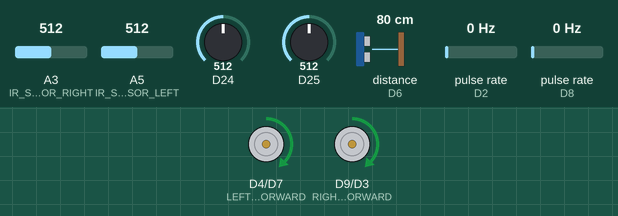
Simulated run of this sketch. Board: Arduino Uno R4 WiFi. On the bench: motor-driver pin pairs drawn as motors (green arrow = first pin HIGH = forward, orange = second pin HIGH = backward, longer = more drive, scaled by the enable pin). Wiring (inferred from the names in the program): ultrasonic range finder: trigger D5; echo D6; 2 × pulse sensor: data D2 / data D8. The test bench sets the inputs (shaded band); at power-on: A3 (IR_SENSOR_RIGHT) = 512, A5 (IR_SENSOR_LEFT) = 512, distance to the obstacle (sensor on D6) 80 cm, D24 = 512, D25 = 512, pulse rate (sensors on D2, D8) 0 Hz. The echo pulse lasts 58.3 µs per cm; what the sketch prints to the serial monitor is not drawn.

Above: at 1.2 s.
1.3 s: A3 (IR_SENSOR_RIGHT) set to 485
At 1.61 s:
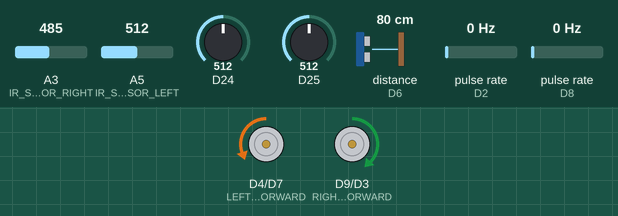
4.3 s: A5 (IR_SENSOR_LEFT) set to 483
At 5.5 s:
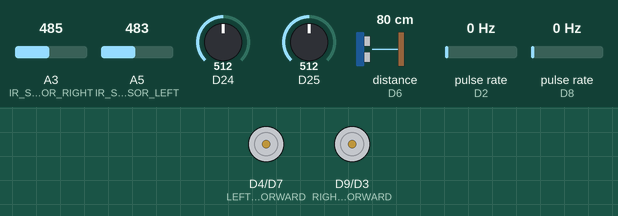
5.8 s: distance to the obstacle (sensor on D6) set to 18 cm
7.3 s: distance to the obstacle (sensor on D6) set to 14 cm
8.8 s: distance to the obstacle (sensor on D6) set to 2 cm
Timing chart, 0 to 11.8 s (numbered marks = the images above; inputs shaded):
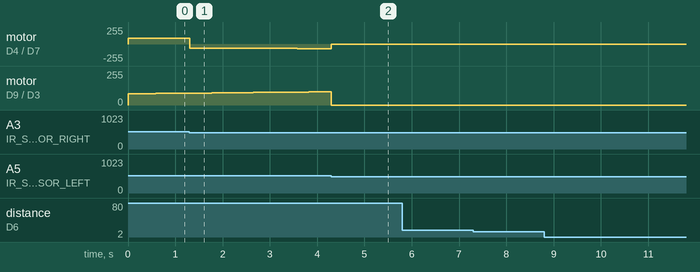

The sketch:

Buggy_Code.ino
```cpp
#include "config.h"
#include "motors.h"
#include "ultrasonic.h"
#include "wheelencoders.h"
#include "PIDcontroller.h"
#include "secrets.h"
#include <WiFiS3.h>
#include <PID_v1.h>

#define PI 3.14159


// Define IR sensor threshold
const int THRESHOLD = 500;
extern bool isMoving; // Flag to indicate if the buggy is moving

// Define ultrasonic sensor parameters
const unsigned long ULTRASONIC_INTERVAL = 100;  // Interval for ultrasonic readings (ms)
const int STOP_DISTANCE = 20;                   // Distance in cm at which the buggy should stop

// Ultrasonic Sensor
UltrasonicSensor ultrasonic(ULTRA_SONIC_TRIG, ULTRA_SONIC_ECHO);

unsigned long lastUltrasonicTime = 0;
bool objectDetected = false;

PIDController followPID(0.02, 0.5, 0.2); // Distance following PID
PIDController speedPID(0.5, 0.02, 0.2); // Speed control PID


WiFiServer server(5200);


void setup() {
  Serial.begin(115200);

  /*WiFi.beginAP(ssid, pass);
  IPAddress ip = WiFi.localIP();
  Serial.print("IP Address: ");
  Serial.println(ip);
  server.begin();*/


  // Initialize IR sensor pins
  pinMode(IR_SENSOR_LEFT, INPUT);
  pinMode(IR_SENSOR_RIGHT, INPUT);

  // Initialize motor control pins
  pinMode(LEFT_MOTOR_FORWARD, OUTPUT);
  pinMode(LEFT_MOTOR_BACKWARD, OUTPUT);
  pinMode(LEFT_MOTOR_SPEED, OUTPUT);
  pinMode(RIGHT_MOTOR_FORWARD, OUTPUT);
  pinMode(RIGHT_MOTOR_BACKWARD, OUTPUT);
  pinMode(RIGHT_MOTOR_SPEED, OUTPUT);

  pinMode(ENCODER_LEFT, INPUT);
  pinMode(ENCODER_RIGHT, INPUT);


  attachInterrupt(digitalPinToInterrupt(ULTRA_SONIC_ECHO), UltrasonicSensor::ISR_Echo, CHANGE);

  attachInterrupt(digitalPinToInterrupt(ENCODER_LEFT), lCount, CHANGE);
  attachInterrupt(digitalPinToInterrupt(ENCODER_RIGHT), rCount, CHANGE);

  // Ensure motors start stopped
  stopMotors();
}

void loop() {
  WiFiClient client = server.available();

  //check if connected client has data to send
  if (client.connected() && client.available() >= 1) {
    String command = client.readStringUntil('\n');
    command.trim(); // Remove whitespace and newline characters
    handleCommand(command, client);
  }

  Serial.println("Handling motor logic...");
  handleMotorLogic();
  handleUltrasonicSensor();

  float lDistance = (lTicks * wheelCircumference) / 8.0;
  float rDistance = (rTicks * wheelCircumference) / 8.0;
  float mDistance = (lDistance + rDistance) / 2.0;

  Serial.print("Left: ");
  Serial.print(lTicks);
  Serial.print(" Right: ");
  Serial.println(rTicks);

  Serial.print("Left Motor: "); Serial.print(analogRead(LEFT_MOTOR_SPEED));
  Serial.print(" Right Motor: "); Serial.println(analogRead(RIGHT_MOTOR_SPEED));

  Serial.print("Moving: ");
  Serial.println(isMoving);

}


// Function to handle ultrasonic sensor logic
void handleUltrasonicSensor() {
    unsigned long currentTime = millis();

    if (currentTime - lastUltrasonicTime >= ULTRASONIC_INTERVAL) {
        lastUltrasonicTime = currentTime;
        ultrasonic.trigger();
        unsigned long distance = ultrasonic.getDistance();

        if (distance > 0 && distance <= STOP_DISTANCE) {
            objectDetected = true;
            Serial.println("Obstacle detected! Slowing down...");
            double newSpeed = followPID.compute(distance, 15); // Target: 15cm
            setMotorSpeed(newSpeed, newSpeed);  // Reduce speed
        } else {
            objectDetected = false;
        }
    }
}


// function to take a string sent from processing and make the buggy react
void handleCommand(String command, WiFiClient client) {

  if (command.equals("START")) {
    isMoving = true;
    moveForward(150);  // Start moving
  }

    //Serial.println("Buggy starting...");


  else if (command.equals("STOP")) {
    isMoving = false;
    stopMotors();
    server.print("DISTANCE TRAVELLED,");
    server.println(mDistance);
    //mDistance = 0;
    while(true){
      String command2;
      if (client.connected() && client.available()) {
        command2 = client.readStringUntil('\n');
      }
      if (command2.equals("START")){
        isMoving = true;
        break;
      }
    }
    //Serial.println("Buggy stopping...");
  }
  /*else if (command.equals("SPEED1")){

  }
  else if (command.equals("SPEED2")){

  }
  else if (command.equals("SPEED3")){
    going = true;
    stopped = false;
    moveForward(150);  // Start moving
  }*/

}
```

Camera_Functions.ino
```cpp

```

PIDcontroller.cpp
```cpp
#include "PIDcontroller.h"
#include <Arduino.h>

PIDController::PIDController(double kp, double ki, double kd)
    : kp(kp), ki(ki), kd(kd), prevError(0), integral(0), prevTime(millis()) {}


double PIDController::compute(double input, double setpoint) {
  Serial.println("Compute is called");
    unsigned long currentTime = millis();
    double elapsedTime = (currentTime - prevTime) / 1000.0; // Convert ms to sec

    if (elapsedTime == 0) {
        Serial.println("ERROR: elapsedTime is 0 in PID compute!");
        return 0;
    }

    double error = setpoint - input;
    integral += error * elapsedTime;
    double derivative = (error - prevError) / elapsedTime;

    double output = (kp * error) + (ki * integral) + (kd * derivative);

    Serial.print("PID Output: ");
    Serial.println(output);
    Serial.println(error);
    Serial.println(integral);
    Serial.println(derivative);

    prevError = error;
    prevTime = currentTime;

    return constrain(output, 0, 255);
}

void PIDController::setTunings(double kp, double ki, double kd) {
    this->kp = kp;
    this->ki = ki;
    this->kd = kd;
}

void PIDController::reset() {
    prevError = 0;
    integral = 0;
}
```

PIDcontroller.h
```cpp
#ifndef PIDCONTROLLER_H
#define PIDCONTROLLER_H

class PIDController {
public:
    PIDController(double kp, double ki, double kd);
    double compute(double input, double setpoint);
    double computeFollowPID(double inp);
    void setTunings(double kp, double ki, double kd);
    void reset();

private:
    double kp, ki, kd;
    double prevError;
    double integral;
    unsigned long prevTime;
};

#endif
```

motors.cpp
```cpp
#include "motors.h"
#include "ultrasonic.h"
#include "config.h"
#include "wheelencoders.h"
#include <Arduino.h>

// Define IR sensor threshold
const int THRESHOLD = 500;
bool isMoving = false; // Flag to indicate if the buggy is moving

void moveForward(double speed) {
  digitalWrite(LEFT_MOTOR_FORWARD, HIGH);
  digitalWrite(LEFT_MOTOR_BACKWARD, LOW);
  digitalWrite(RIGHT_MOTOR_FORWARD, HIGH);
  digitalWrite(RIGHT_MOTOR_BACKWARD, LOW);
  setMotorSpeed(speed, speed);
}

void moveBackward(double speed) {
  digitalWrite(LEFT_MOTOR_FORWARD, LOW);
  digitalWrite(LEFT_MOTOR_BACKWARD, HIGH);
  digitalWrite(RIGHT_MOTOR_FORWARD, LOW);
  digitalWrite(RIGHT_MOTOR_BACKWARD, HIGH);
  setMotorSpeed(speed, speed);
}

void turnRight(double speed) {
  digitalWrite(LEFT_MOTOR_FORWARD, HIGH);
  digitalWrite(LEFT_MOTOR_BACKWARD, LOW);
  digitalWrite(RIGHT_MOTOR_FORWARD, LOW);
  digitalWrite(RIGHT_MOTOR_BACKWARD, HIGH);
  setMotorSpeed(speed, speed * 0.7);  // Reduce right motor speed
}

void turnLeft(double speed) {
  digitalWrite(LEFT_MOTOR_FORWARD, LOW);
  digitalWrite(LEFT_MOTOR_BACKWARD, HIGH);
  digitalWrite(RIGHT_MOTOR_FORWARD, HIGH);
  digitalWrite(RIGHT_MOTOR_BACKWARD, LOW);
  setMotorSpeed(speed * 0.7, speed);  // Reduce left motor speed
}

void stopMotors(){
  digitalWrite(LEFT_MOTOR_FORWARD, LOW);
  digitalWrite(RIGHT_MOTOR_FORWARD, LOW);
  digitalWrite(LEFT_MOTOR_BACKWARD, LOW);
  digitalWrite(RIGHT_MOTOR_BACKWARD, LOW);
  analogWrite(LEFT_MOTOR_SPEED, 0);
  analogWrite(RIGHT_MOTOR_SPEED, 0);
}


// Function to handle IR sensor-based movement
/*void handleMotorLogic() {
    int leftIR = analogRead(IR_SENSOR_LEFT);
    int rightIR = analogRead(IR_SENSOR_RIGHT);

    bool leftDetected = leftIR > THRESHOLD;
    bool rightDetected = rightIR > THRESHOLD;

    double targetSpeed = 150;  // Base speed
    double actualSpeed = calculateSpeed();  // Get current speed from encoders
    double newSpeed = speedPID.compute(actualSpeed, targetSpeed);  // Adjust using PID

    Serial.print("Left IR: "); Serial.print(leftIR);
    Serial.print(" Right IR: "); Serial.println(rightIR);

    if (leftDetected && rightDetected) {
        Serial.println("Moving forward");
        moveForward(newSpeed);
    } else if (leftDetected) {
        Serial.println("Turning left");
        turnLeft(newSpeed);
    } else if (rightDetected) {
        Serial.println("Turning right");
        turnRight(newSpeed);
    } else {
        Serial.println("Stopping");
        stopMotors();
    }
}*/

void handleMotorLogic() {
  Serial.println("handle motor logic is called");
    int leftIR = analogRead(IR_SENSOR_LEFT);
    int rightIR = analogRead(IR_SENSOR_RIGHT);

    bool leftDetected = leftIR > THRESHOLD;
    bool rightDetected = rightIR > THRESHOLD;

    double targetSpeed = 170;  // Base target speed
    double actualSpeed = calculateSpeed();  // Get current speed from encoders
    double newSpeed = speedPID.compute(actualSpeed, targetSpeed);  // Adjust speed

    if (leftDetected && rightDetected) {
        moveForward(newSpeed);
        isMoving = true;
    } else if (leftDetected) {
        turnLeft(newSpeed);
    } else if (rightDetected) {
        turnRight(newSpeed);
    } else {
        stopMotors();
        isMoving = false;
    }
}

double calculateSpeed() {
  Serial.println("calculate speed gets called");
    static unsigned long lastTime = millis();
    static double lastDistance = 0;

    unsigned long currentTime = millis();
    double deltaTime = (currentTime - lastTime) / 1000.0; // Convert to seconds

    if (deltaTime == 0) {
        Serial.println("ERROR: deltaTime is 0! Avoiding division by zero.");
        return 0;
    }

    double distanceTraveled = (((rTicks + lTicks) / 2)) * PI * 5; // cm

    double speed = (distanceTraveled - lastDistance) / deltaTime; // cm/s

    Serial.print("Delta Time: "); Serial.println(deltaTime);
    Serial.print("Distance Traveled: "); Serial.println(distanceTraveled);
    Serial.print("Speed: "); Serial.println(speed);

    lastTime = currentTime;
    lastDistance = distanceTraveled;

    return speed;
}


void setMotorSpeed(double leftSpeed, double rightSpeed) {
  Serial.println("set motor speed is called");
    if (isnan(leftSpeed) || isnan(rightSpeed)) {
        Serial.println("ERROR: NaN detected in motor speeds! Fixing...");
        leftSpeed = 0;
        rightSpeed = 0;
    }

    leftSpeed = constrain(leftSpeed, 0, 255);
    rightSpeed = constrain(rightSpeed, 0, 255);

    Serial.print("Setting motor speeds - Left: ");
    Serial.print(leftSpeed);
    Serial.print(", Right: ");
    Serial.println(rightSpeed);

    analogWrite(LEFT_MOTOR_SPEED, leftSpeed);
    analogWrite(RIGHT_MOTOR_SPEED, rightSpeed);
}

/*
void setMotorSpeed(double leftSpeed, double rightSpeed) {
  leftSpeed = constrain(leftSpeed, 0, 255);  // Ensure within motor range
  rightSpeed = constrain(rightSpeed, 0, 255);

  analogWrite(LEFT_MOTOR_SPEED, leftSpeed);
  analogWrite(RIGHT_MOTOR_SPEED, rightSpeed);
}
*/
```

motors.h
```cpp
#ifndef MOTORS_H
#define MOTORS_H

#include <Arduino.h>
#include "PIDcontroller.h"  // Ensure this is included

extern PIDController speedPID;  // Declare speedPID from main.cpp
extern int revcountleft, revcountright;  // Declare encoder counts

void moveForward(double speed);
void moveBackward(double speed);
void turnRight(double speed);
void turnLeft(double speed);
void stopMotors();
void handleMotorLogic();
double calculateSpeed();
void setMotorSpeed(double leftSpeed, double rightSpeed);

#endif
```

secrets.h
```cpp
//secrets.h header file
char ssid[] = "BuggyTeamZ10";
char pass[] = "123456789";
```

ultrasonic.cpp
```cpp
#include "ultrasonic.h"

UltrasonicSensor* UltrasonicSensor::instance = nullptr; // Initialize static instance pointer

UltrasonicSensor::UltrasonicSensor(uint8_t trigPin, uint8_t echoPin)
    : trigPin(trigPin), echoPin(echoPin), startTime(0), echoDuration(0) {
    pinMode(trigPin, OUTPUT);
    pinMode(echoPin, INPUT);

    instance = this; // Set the static instance to this object

    attachInterrupt(digitalPinToInterrupt(echoPin), ISR_Echo, CHANGE);
}

void UltrasonicSensor::trigger() {
    digitalWrite(trigPin, LOW);
    delayMicroseconds(2);
    digitalWrite(trigPin, HIGH);
    delayMicroseconds(10);
    digitalWrite(trigPin, LOW);
}

void UltrasonicSensor::ISR_Echo() {
    if (instance) { // Ensure instance exists
        if (digitalRead(instance->echoPin) == HIGH) {
            instance->startTime = micros();
        } else {
            instance->echoDuration = micros() - instance->startTime;
        }
    }
}

unsigned long UltrasonicSensor::getDistance() {
    return echoDuration * 0.034 / 2; // Convert to cm
}
```

ultrasonic.h
```cpp
#ifndef ULTRASONIC_H
#define ULTRASONIC_H

#include <Arduino.h>

class UltrasonicSensor {
public:
    UltrasonicSensor(uint8_t trigPin, uint8_t echoPin);

    void trigger();
    unsigned long getDistance(); // Returns distance in cm
    static void ISR_Echo(); // Interrupt Service Routine

private:
    uint8_t trigPin;
    uint8_t echoPin;
    static UltrasonicSensor* instance; // Static pointer to the current instance

    volatile unsigned long startTime;
    volatile unsigned long echoDuration;
};

#endif
```

wheelencoders.cpp
```cpp
#include "wheelencoders.h"
#include "config.h"


/*void countLeftRevs() {
    revcountleft++;
}

void countRightRevs() {
    revcountright++;
}*/

volatile int lTicks = 0;
volatile int rTicks = 0;
const int pi = 3.14159;
const float wheelRadius = 3.25;
const float wheelCircumference = 2 * pi * wheelRadius;
float mDistance = 0;
float rDistance = 0;
float lDistance = 0;

void lCount() {
  static bool lastState = LOW;
  bool currentState = digitalRead(ENCODER_LEFT);
  if (lastState == LOW && currentState == HIGH) {
    lTicks++;
  }
  lastState = currentState;
}

void rCount() {
  static bool lastState = LOW;
  bool currentState = digitalRead(ENCODER_RIGHT);
  if (lastState == LOW && currentState == HIGH) {
    rTicks++;
  }
  lastState = currentState;
}
```

wheelencoders.h
```cpp
#ifndef WHEELENCODERS_H
#define WHEELENCODERS_H

#include <Arduino.h>


/*void countLeftRevs();
void countRightRevs();*/

void lCount();
void rCount();

extern volatile int lTicks, rTicks;
extern const float wheelRadius, wheelCircumference;
extern float lDistance;
extern float rDistance;
extern float mDistance;
extern volatile float currDistance;

//wheelEncoder(uint8_t HALL_SENSOR_LEFT, uint8_t HALL_SENSOR_RIGHT);

#endif 
```

config.h
```cpp
#ifndef CONFIG_H
#define CONFIG_H

// Define IR sensor pins
#define IR_SENSOR_LEFT A5
#define IR_SENSOR_RIGHT A3

// Define motor control pins
#define LEFT_MOTOR_FORWARD 4
#define LEFT_MOTOR_BACKWARD 7
#define LEFT_MOTOR_SPEED 10
#define RIGHT_MOTOR_FORWARD 9
#define RIGHT_MOTOR_BACKWARD 3
#define RIGHT_MOTOR_SPEED 11

#define ULTRA_SONIC_TRIG 5
#define ULTRA_SONIC_ECHO 6

#define ENCODER_LEFT 2
#define ENCODER_RIGHT 8

#endif
```

Measured:
- the behaviour switches between 501 and 500 on A3 (IR_SENSOR_RIGHT) (found by bisection; images 0 and 1)
- the behaviour switches between 501 and 500 on A5 (IR_SENSOR_LEFT) (found by bisection; images 1 and 2)
